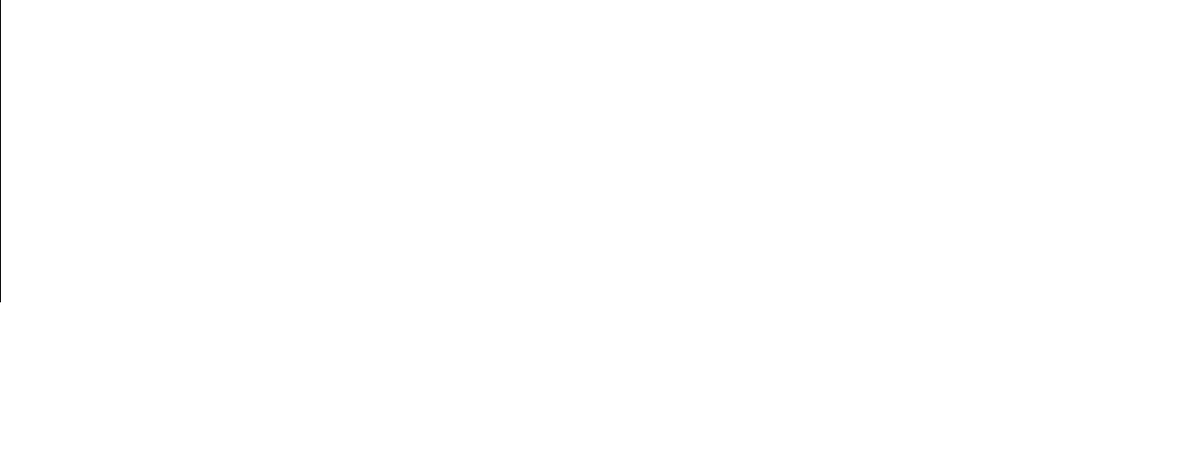
Frame 1 (no input)
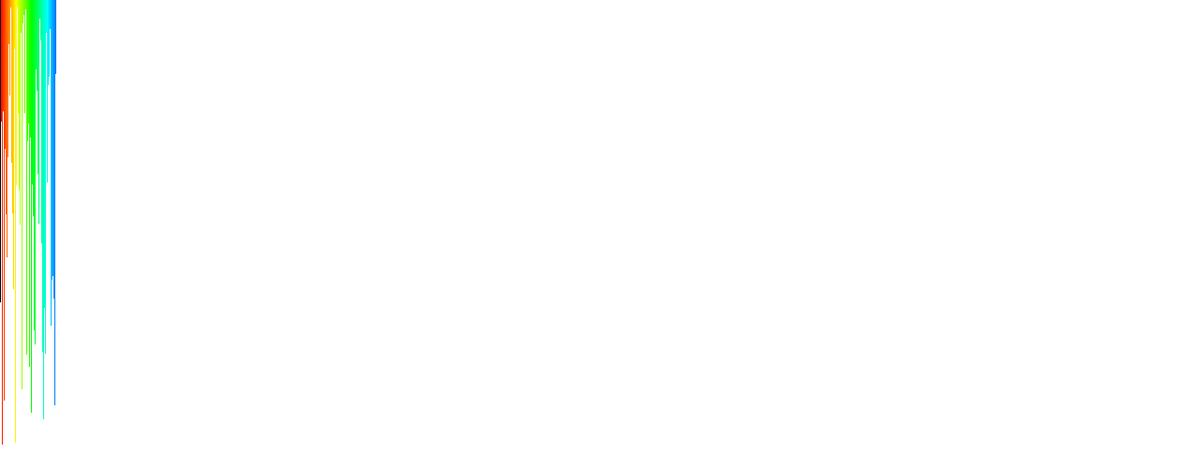
Frame 60 (the mouse pressed at the canvas centre just before this capture)
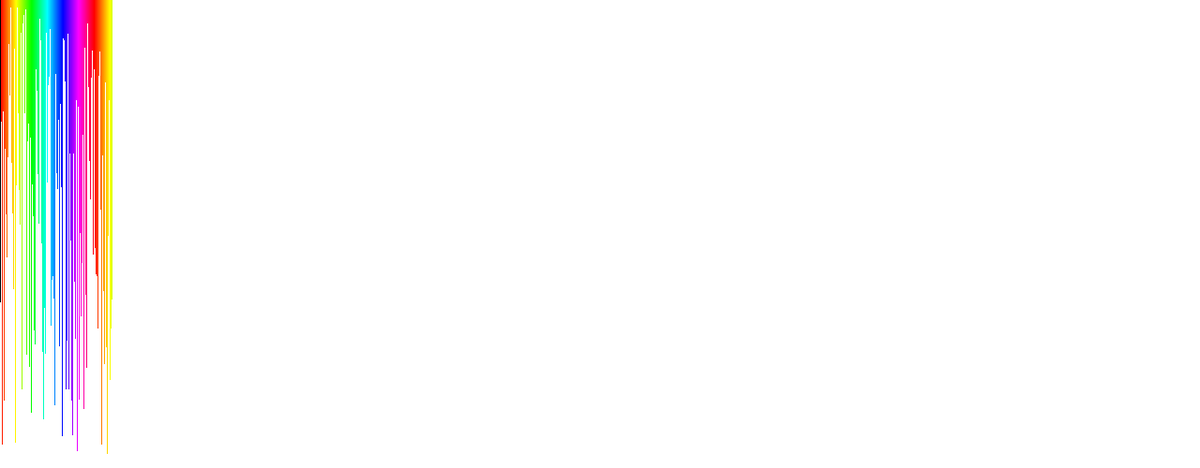
Frame 120 (the mouse held since frame 60 and released just before this capture)

The Processing sketch that drew these frames (run headless with seeded random() and noise(); from frame 60 on, the mouse is pressed at the canvas centre):

// Processing sketch: E2
// ── E2.pde
int x,ylength;
int h,s,b;

void setup()
{
  size(1280,500);
  background(255);  
}

void draw()
{
  colorMode(HSB,100);
  noStroke();
  fill(h,s,b);
  
  h++;
  s=200;
  b=200;
  h%=100;
  ylength = floor(random(1,500));
  rect(x,0,1,ylength);
  x++;
  x%=1280;
}
